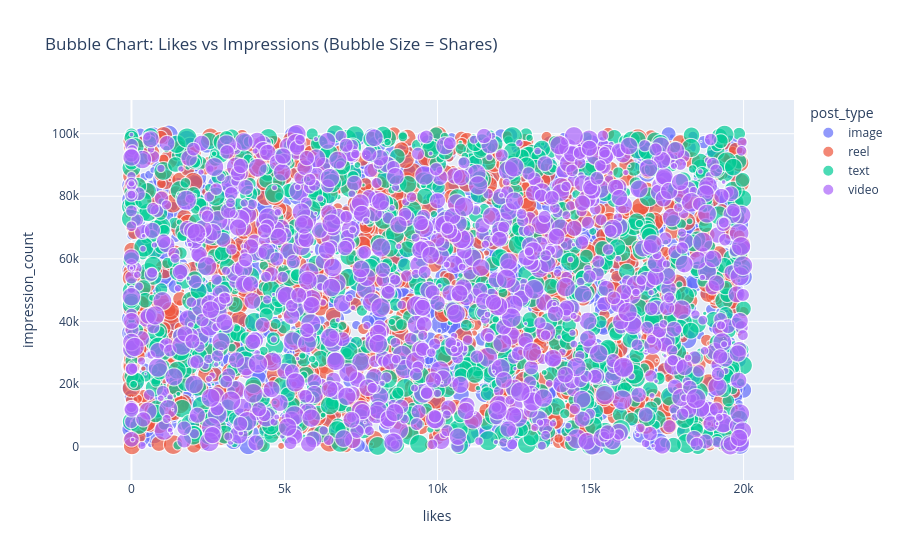

Write notebook code for a chart like this one.
### Code cell
import plotly.express as px
import plotly.io as pio

fig = px.scatter(df_clean,
                 x='likes',
                 y='impression_count',
                 size='shares',          # bubble size = shares
                 color='post_type',
                 hover_name='country',
                 title='Bubble Chart: Likes vs Impressions (Bubble Size = Shares)')
fig.show()

### Figure 1 — Plotly figure (JSON) as saved in the notebook; plotly's stock layout.template omitted (floating-point values rounded to 4 significant figures; data arrays with more than 128 entries replaced by an {"elided": "..."} marker saying what was removed)
{"data": [{"hovertemplate": "<b>%{hovertext}</b><br><br>post_type=image<br>likes=%{x}<br>impression_count=%{y}<br>shares=%{marker.size}<extra></extra>", "hovertext": {"elided": "1247 str values"}, "legendgroup": "image", "marker": {"color": "#636efa", "size": {"elided": "1247 float values"}, "sizemode": "area", "sizeref": 4.997, "symbol": "circle"}, "mode": "markers", "name": "image", "showlegend": true, "type": "scattergl", "x": {"elided": "1247 float values"}, "xaxis": "x", "y": {"elided": "1247 int values"}, "yaxis": "y"}, {"hovertemplate": "<b>%{hovertext}</b><br><br>post_type=reel<br>likes=%{x}<br>impression_count=%{y}<br>shares=%{marker.size}<extra></extra>", "hovertext": {"elided": "1283 str values"}, "legendgroup": "reel", "marker": {"color": "#EF553B", "size": {"elided": "1283 float values"}, "sizemode": "area", "sizeref": 4.997, "symbol": "circle"}, "mode": "markers", "name": "reel", "showlegend": true, "type": "scattergl", "x": {"elided": "1283 float values"}, "xaxis": "x", "y": {"elided": "1283 int values"}, "yaxis": "y"}, {"hovertemplate": "<b>%{hovertext}</b><br><br>post_type=text<br>likes=%{x}<br>impression_count=%{y}<br>shares=%{marker.size}<extra></extra>", "hovertext": {"elided": "1245 str values"}, "legendgroup": "text", "marker": {"color": "#00cc96", "size": {"elided": "1245 float values"}, "sizemode": "area", "sizeref": 4.997, "symbol": "circle"}, "mode": "markers", "name": "text", "showlegend": true, "type": "scattergl", "x": {"elided": "1245 float values"}, "xaxis": "x", "y": {"elided": "1245 int values"}, "yaxis": "y"}, {"hovertemplate": "<b>%{hovertext}</b><br><br>post_type=video<br>likes=%{x}<br>impression_count=%{y}<br>shares=%{marker.size}<extra></extra>", "hovertext": {"elided": "1225 str values"}, "legendgroup": "video", "marker": {"color": "#ab63fa", "size": {"elided": "1225 float values"}, "sizemode": "area", "sizeref": 4.997, "symbol": "circle"}, "mode": "markers", "name": "video", "showlegend": true, "type": "scattergl", "x": {"elided": "1225 float values"}, "xaxis": "x", "y": {"elided": "1225 int values"}, "yaxis": "y"}], "layout": {"legend": {"itemsizing": "constant", "title": {"text": "post_type"}, "tracegroupgap": 0}, "title": {"text": "Bubble Chart: Likes vs Impressions (Bubble Size = Shares)"}, "xaxis": {"anchor": "y", "domain": [0, 1], "title": {"text": "likes"}}, "yaxis": {"anchor": "x", "domain": [0, 1], "title": {"text": "impression_count"}}}}
